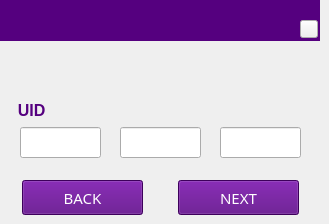
   <widget class="QWidget" name="Enter_UID">
    <widget class="QLabel" name="label_2">
     <property name="geometry">
      <rect>
       <x>0</x>
       <y>0</y>
       <width>320</width>
       <height>41</height>
      </rect>
     </property>
     <property name="font">
      <font>
       <family>Sans Serif</family>
       <pointsize>11</pointsize>
       <weight>9</weight>
       <italic>false</italic>
       <bold>false</bold>
      </font>
     </property>
     <property name="cursor">
      <cursorShape>BlankCursor</cursorShape>
     </property>
     <property name="focusPolicy">
      <enum>Qt::NoFocus</enum>
     </property>
     <property name="styleSheet">
      <string notr="true">color: rgb(255, 255, 255);
background-color: rgb(85, 0, 127);
font: 75 11pt &quot;Sans Serif&quot;;</string>
     </property>
     <property name="text">
      <string/>
     </property>
    </widget>
    <widget class="QLabel" name="label_6">
     <property name="geometry">
      <rect>
       <x>9</x>
       <y>100</y>
       <width>81</width>
       <height>21</height>
      </rect>
     </property>
     <property name="font">
      <font>
       <pointsize>12</pointsize>
       <weight>75</weight>
       <bold>true</bold>
      </font>
     </property>
     <property name="cursor">
      <cursorShape>BlankCursor</cursorShape>
     </property>
     <property name="focusPolicy">
      <enum>Qt::NoFocus</enum>
     </property>
     <property name="styleSheet">
      <string notr="true">color: rgb(85, 0, 127);</string>
     </property>
     <property name="text">
      <string>  UID</string>
     </property>
    </widget>
    <widget class="QLineEdit" name="lineEditUID3">
     <property name="geometry">
      <rect>
       <x>220</x>
       <y>127</y>
       <width>81</width>
       <height>31</height>
      </rect>
     </property>
     <property name="font">
      <font>
       <weight>75</weight>
       <bold>true</bold>
      </font>
     </property>
     <property name="cursor">
      <cursorShape>BlankCursor</cursorShape>
     </property>
     <property name="focusPolicy">
      <enum>Qt::StrongFocus</enum>
     </property>
     <property name="styleSheet">
      <string notr="true">color:rgb(0, 0, 127)</string>
     </property>
     <property name="inputMethodHints">
      <set>Qt::ImhDigitsOnly|Qt::ImhPreferNumbers</set>
     </property>
     <property name="maxLength">
      <number>4</number>
     </property>
    </widget>
    <widget class="QLineEdit" name="lineEditUID2">
     <property name="geometry">
      <rect>
       <x>120</x>
       <y>127</y>
       <width>81</width>
       <height>31</height>
      </rect>
     </property>
     <property name="font">
      <font>
       <weight>75</weight>
       <bold>true</bold>
      </font>
     </property>
     <property name="cursor">
      <cursorShape>BlankCursor</cursorShape>
     </property>
     <property name="focusPolicy">
      <enum>Qt::StrongFocus</enum>
     </property>
     <property name="styleSheet">
      <string notr="true">color:rgb(0, 0, 127)</string>
     </property>
     <property name="inputMethodHints">
      <set>Qt::ImhDigitsOnly|Qt::ImhPreferNumbers</set>
     </property>
     <property name="maxLength">
      <number>4</number>
     </property>
    </widget>
    <widget class="QLineEdit" name="lineEditUID1">
     <property name="geometry">
      <rect>
       <x>20</x>
       <y>127</y>
       <width>81</width>
       <height>31</height>
      </rect>
     </property>
     <property name="font">
      <font>
       <weight>75</weight>
       <bold>true</bold>
      </font>
     </property>
     <property name="cursor">
      <cursorShape>BlankCursor</cursorShape>
     </property>
     <property name="focusPolicy">
      <enum>Qt::StrongFocus</enum>
     </property>
     <property name="styleSheet">
      <string notr="true">color:rgb(0, 0, 127)</string>
     </property>
     <property name="inputMethodHints">
      <set>Qt::ImhDigitsOnly|Qt::ImhPreferNumbers</set>
     </property>
     <property name="maxLength">
      <number>4</number>
     </property>
    </widget>
    <widget class="QPushButton" name="PAGE4_BACK_pushButton_7">
     <property name="geometry">
      <rect>
       <x>22</x>
       <y>180</y>
       <width>121</width>
       <height>35</height>
      </rect>
     </property>
     <property name="font">
      <font>
       <family>Sans Serif</family>
       <pointsize>11</pointsize>
       <weight>9</weight>
       <italic>false</italic>
       <bold>false</bold>
      </font>
     </property>
     <property name="styleSheet">
      <string notr="true">color: rgb(255, 255, 255);
background-color: rgb(85, 0, 127);
font: 75 11pt &quot;Sans Serif&quot;;</string>
     </property>
     <property name="text">
      <string>BACK</string>
     </property>
    </widget>
    <widget class="QPushButton" name="PAGE4_OK_pushButton_8">
     <property name="geometry">
      <rect>
       <x>178</x>
       <y>180</y>
       <width>121</width>
       <height>35</height>
      </rect>
     </property>
     <property name="font">
      <font>
       <family>Sans Serif</family>
       <pointsize>11</pointsize>
       <weight>9</weight>
       <italic>false</italic>
       <bold>false</bold>
      </font>
     </property>
     <property name="styleSheet">
      <string notr="true">color: rgb(255, 255, 255);
background-color: rgb(85, 0, 127);
font: 75 11pt &quot;Sans Serif&quot;;</string>
     </property>
     <property name="text">
      <string>NEXT</string>
     </property>
    </widget>
    <widget class="QLabel" name="FinoLogo_9">
     <property name="geometry">
      <rect>
       <x>5</x>
       <y>2</y>
       <width>71</width>
       <height>35</height>
      </rect>
     </property>
     <property name="autoFillBackground">
      <bool>false</bool>
     </property>
     <property name="styleSheet">
      <string notr="true">background-color: rgb(85, 0, 127);</string>
     </property>
     <property name="text">
      <string/>
     </property>
     <property name="pixmap">
      <pixmap resource="fino.qrc">:/Fino/Icons/finoW.png</pixmap>
     </property>
     <property name="scaledContents">
      <bool>true</bool>
     </property>
    </widget>
    <widget class="QLabel" name="Bankname_Display_UIDPage_label">
     <property name="geometry">
      <rect>
       <x>20</x>
       <y>60</y>
       <width>291</width>
       <height>25</height>
      </rect>
     </property>
     <property name="font">
      <font>
       <family>Sans Serif</family>
       <pointsize>10</pointsize>
       <weight>75</weight>
       <italic>false</italic>
       <bold>true</bold>
      </font>
     </property>
     <property name="text">
      <string/>
     </property>
     <property name="wordWrap">
      <bool>true</bool>
     </property>
    </widget>
    <widget class="QLabel" name="UID_LabelName">
     <property name="geometry">
      <rect>
       <x>93</x>
       <y>0</y>
       <width>221</width>
       <height>20</height>
      </rect>
     </property>
     <property name="font">
      <font>
       <pointsize>11</pointsize>
      </font>
     </property>
     <property name="styleSheet">
      <string notr="true">color: rgb(255, 255, 255);
background-color: rgb(85, 0, 127);</string>
     </property>
     <property name="text">
      <string/>
     </property>
     <property name="alignment">
      <set>Qt::AlignRight|Qt::AlignTrailing|Qt::AlignVCenter</set>
     </property>
    </widget>
    <widget class="QLabel" name="UID_LabelBal">
     <property name="geometry">
      <rect>
       <x>93</x>
       <y>22</y>
       <width>201</width>
       <height>19</height>
      </rect>
     </property>
     <property name="font">
      <font>
       <pointsize>9</pointsize>
      </font>
     </property>
     <property name="styleSheet">
      <string notr="true">color: rgb(255, 255, 255);
background-color: rgb(85, 0, 127);</string>
     </property>
     <property name="text">
      <string/>
     </property>
     <property name="alignment">
      <set>Qt::AlignRight|Qt::AlignTrailing|Qt::AlignVCenter</set>
     </property>
    </widget>
    <widget class="QPushButton" name="Balance_Show_pushButton_UID_page">
     <property name="geometry">
      <rect>
       <x>300</x>
       <y>20</y>
       <width>18</width>
       <height>18</height>
      </rect>
     </property>
     <property name="text">
      <string/>
     </property>
     <property name="icon">
      <iconset>
       <activeon>:/Fino/1E.png</activeon>
      </iconset>
     </property>
     <property name="iconSize">
      <size>
       <width>18</width>
       <height>18</height>
      </size>
     </property>
    </widget>
   </widget>
